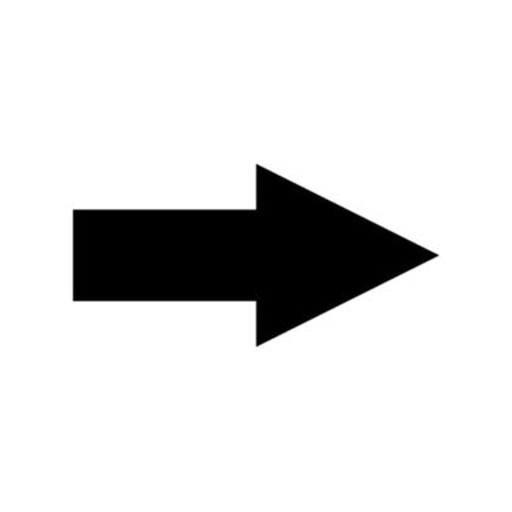
#> input picture images/arrow.png, 1024 x 1024 px (shown at 1/2 size)
$ python Q3.py
#> lines starting #> are read from the running program, lines starting #| are printed output that depends on the picture
#import required libraries and modules
import cv2
import numpy as np
from matplotlib import pyplot as plt

def rotate_image(image, angle):
  # Get image center
  center = tuple(np.array(image.shape[1::-1]) / 2)

  # Generate rotation matrix
  rot_mat = cv2.getRotationMatrix2D(center, angle, 1.0)

  # Define image dimensions after rotation
  new_width, new_height = image.shape[1: : -1]  # Swap width and height for correct calculation
  new_width = int(abs(rot_mat[0, 0] * new_width) + abs(rot_mat[0, 1] * new_height))
  new_height = int(abs(rot_mat[1, 0] * new_width) + abs(rot_mat[1, 1] * new_height))

  rot_mat[0, 2] += (new_width - image.shape[1]) / 2
  rot_mat[1, 2] += (new_height - image.shape[0]) / 2

  rotated_image = cv2.warpAffine(image, rot_mat, (new_width, new_height))

  return rotated_image

# Load the image
image = cv2.imread('./images/arrow.png')
#> image is the input picture: shape (1024, 1024, 3); mean B, G, R 222.4, 222.4, 222.4

# Rotate by 45 degrees
rotated_image_45 = rotate_image(image.copy(), 45)
#> in rotate_image, `rotated_image = cv2.warpAffine(image, rot_mat, (new_width, new_height))`:
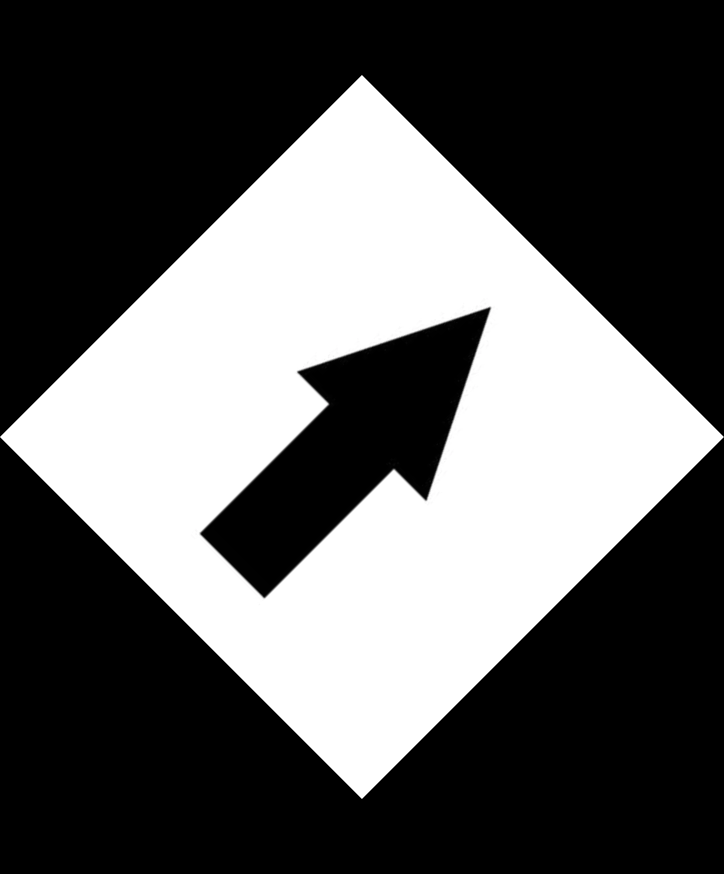
#> rotated_image: shape (1747, 1448, 3) (shown at 1/2 size); mean of channels 0, 1, 2 92.2, 92.2, 92.2; drawn as B, G, R

# Rotate by 90 degrees
rotated_image_90 = rotate_image(image.copy(), 90)
#> call 2 of rotate_image, with angle = 90
#> in rotate_image (call 2), `rotated_image = cv2.warpAffine(image, rot_mat, (new_width, new_height))`:
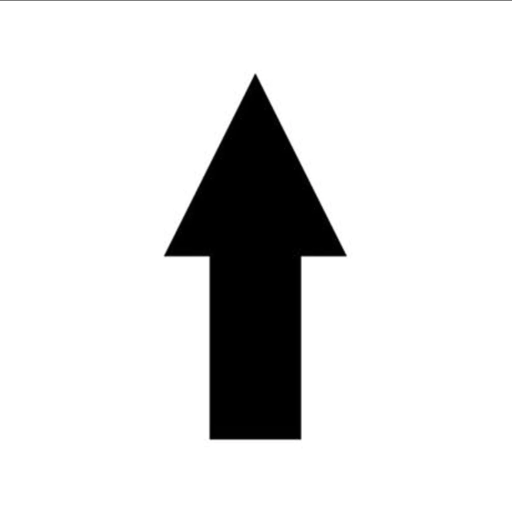
#> rotated_image: shape (1024, 1024, 3) (shown at 1/2 size); mean of channels 0, 1, 2 222.1, 222.1, 222.1; drawn as B, G, R

plt.subplot(221),plt.imshow(image, cmap='gray'),plt.title('Original Image')
plt.xticks([]), plt.yticks([])

plt.subplot(222),plt.imshow(rotated_image_45, cmap='gray'),plt.title('Rotated by 45 Degrees')
plt.xticks([]), plt.yticks([])

plt.subplot(223),plt.imshow(rotated_image_90, cmap='gray'),plt.title('Rotated by 90 Degrees')
plt.xticks([]), plt.yticks([])

plt.show()
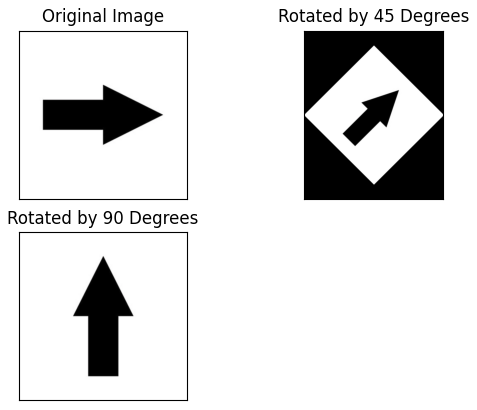
#> figure drawn by matplotlib, 3 panels
cv2.waitKey(0)
cv2.destroyAllWindows()
